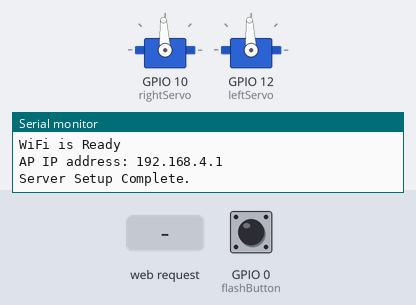
Bench run of a sketch on a simulated ESP8266 (NodeMCU). On the bench: 2 × servo, the last lines printed to the serial monitor. The test bench sets the inputs (shaded band); at power-on: GPIO 0 (flashButton) HIGH. EEPROM starts erased.

Above: at 1.2 s.
1.3 s: HTTP request GET /runAutonomous received
At 2.6 s:
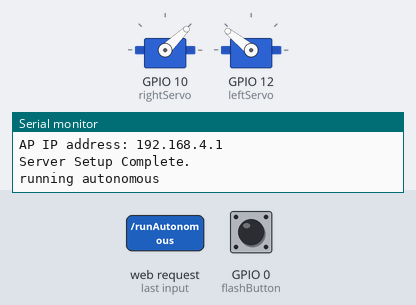
4.3 s: HTTP request GET /jsData.html?x=120&y=120 received
At 4.9 s:
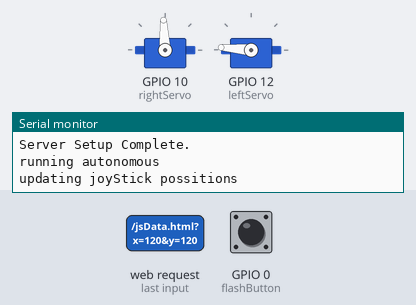
5.8 s: GPIO 0 (flashButton) pulled LOW for 0.15 s
At 7.2 s:
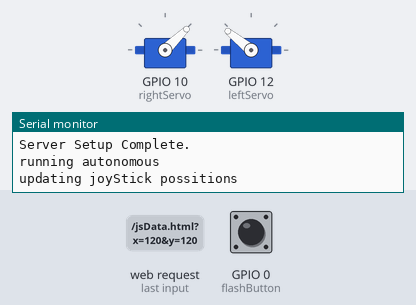
8.9 s: GPIO 0 (flashButton) pulled LOW for 1 s
At 12.1 s:
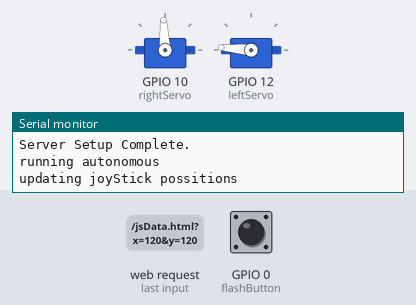
12.4 s: GPIO 0 (flashButton) pulled LOW for 3.2 s
At 13.4 s:
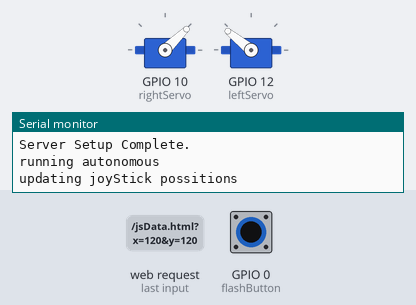
Timing chart, 0 to 17.9 s (numbered marks = the images above; inputs shaded):
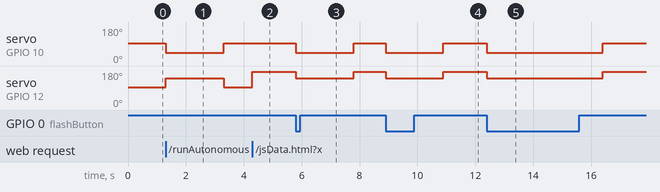

The sketch:

CVURobohawksVehicleMain.ino
```cpp
/**
 * @author Cailean Sorce
 * @date 1/10/2021
 * @brief Arduino vehicle example for CVU Robohawks. this runs on nodeMCU esp8266 dev board for wifi access
 */

// include the necessary files
#include <Servo.h> //used to easily control the wheel servos
#include <EEPROM.h> //used to store the servo errors in EEPROM (flash) memoory, so that it can be saved through power down
#include "CVURobohawksVehicleWiFi.h" //contains the html + js and funcitons used to set up and interface with the
//wifi client that will be used to control the vehicle
// #include "CaileanSorce_nodemcuESP8266_pinDefinitions.h" //contains the const ints used to convert the GPIO port names silkscreened on the
//dev board to the esp8266 GPIO numbers


// declare the variables/ objects
char wifiName[] = "CSorceWiFi",      //the name of the wifi network that will be created
    wifiPassword[] = "CaileanSorce"; //the password to join the wifi network. MUST BE >= 8 characters

int joyStickX = 0, joyStickY = 0,    //used to store the joyStick positions. updated with the wifi joystick
    rightServoSpeed, leftServoSpeed, //used to store the speeds for the servos
    rightServoError, leftServoError; //used to store the errors for the servos

int EEPROMServoErrorPosition = 0; //the position that the servo errors will be stored in EEPROM

Servo rightServo, leftServo; //create two servo objects

CVURobohawksVehicleWiFi WiFiControl;

const int flashButton = 0; //the flash button on the nodemcu is on GPIO 0 (thats esp8266 GPIO 0, not D0)


// delare the functions

/**
 * @brief Contains the code to execute the robot movements for autonomous
*/
void runAutonomous();

/**
 * @brief Saves the wheel errors to EEPROM
 * @param left The error for the left wheel to be saved
 * @param right The error for the right wheel to be saved
*/
void saveWheelError(int left, int right);

/**
 * @brief retrieves the wheel errors from EEPROM
 * @param left will be set to the saved left wheel error
 * @param right will be set to the saved right wheel error
*/
void getWheelError(int &left, int &right);

/**
 * @brief Delays the program while still allowing background functions to run.
 * uses while loop and yeild() to delay
 * @param runTime The amount of time to delay for, in millis
*/
void myDelay(unsigned int runTime);

/**
 * @brief Provides an easy way to set the wheel servos to a speed.
 * @param servo The servo object to set the speed
 * @param speed The speed to set the servo to, from -100 to 100, with 0 being stopped
 * @param error The error for the wheel; the value to adjust the speed to to achieve no rotation at a speed of 0
 * @param reversed Whether the positive dirrection of the servo wheel is reversed relative to the bot
*/
void setServoSpeed(Servo &servo, int speed, int error, bool reversed);

void setup()
{

  Serial.begin(115200); //begin serial communication at 115200 baud rate

  EEPROM.begin(512); //begin EEPROM access

  getWheelError(leftServoError, rightServoError); //get the saved wheel errors

  WiFiControl.setUpWiFi(wifiName, wifiPassword, 8, joyStickX, joyStickY, leftServoError, rightServoError, saveWheelError, runAutonomous); //set up the wifi stuff

  rightServo.attach(10); //attach rightservo to pin D5
  leftServo.attach(12);  //attach leftServo to pin D6

  pinMode(flashButton, INPUT); //set the flash button pin to an input

  ESP.wdtDisable(); //disable the software watchdog timer. the hardware timer is still active (for 6 seconds)
}

void loop()
{
  ESP.wdtFeed(); //feed the watch dog timer. this should be done automatically, but call the funcion to avoid errors

  WiFiControl.refreshWiFi(); //get any new info from the wifi client

  leftServoSpeed = map((joyStickY + joyStickX) / 2, -71, 71, -100, 100);  //calculate the value the left servo should spin at
  rightServoSpeed = map((joyStickY - joyStickX) / 2, -71, 71, -100, 100); //calculate the value the right servo should spin at

  //write the updated speeds to the servos
  setServoSpeed(leftServo, leftServoSpeed, leftServoError, false);
  setServoSpeed(rightServo, rightServoSpeed, rightServoError, true);

  //if the "flash" button is pressed, run autonomous
  if (digitalRead(flashButton) == LOW)
  {
    runAutonomous();
  }
}

void runAutonomous()
{
  unsigned int runTime = 2000; //the number of milliseconds that the bot should drive forward for

  //set both wheels to rotate at full speed forward
  setServoSpeed(leftServo, 100, leftServoError, false);
  setServoSpeed(rightServo, 100, rightServoError, true);

  //delay the program 2sec using my delay to avoid errors
  myDelay(2000);

  //stop both wheels
  setServoSpeed(leftServo, 0, leftServoError, false);
  setServoSpeed(rightServo, 0, rightServoError, true);
}

void saveWheelError(int left, int right)
{

  //write the left error to EEPROM
  byte *l = (byte *)&left;
  for (int i = 0; i < 4; i++)
  {
    EEPROM.write(EEPROMServoErrorPosition + i, *(l + i));
  }

  //write the right error to EEPROM
  byte *r = (byte *)&right;
  for (int i = 0; i < 4; i++)
  {
    EEPROM.write(EEPROMServoErrorPosition + i + 4, *(r + i));
  }

  //save the values
  EEPROM.commit();
}

void getWheelError(int &left, int &right)
{

  //read the left error from EEPROM
  byte *l = (byte *)&left;
  for (int i = 0; i < 4; i++)
  {
    *(l + i) = EEPROM.read(EEPROMServoErrorPosition + i);
  }

  //read the right error from EEPROM
  byte *r = (byte *)&right;
  for (int i = 0; i < 4; i++)
  {
    *(r + i) = EEPROM.read(EEPROMServoErrorPosition + i + 4);
  }
}

//this function delays the program while still allowing the necessary background functions to run. it takes the delay time in ms as an argument
void myDelay(unsigned int runTime)
{
  //delay the program without calling delay. delay can't be called because it can mess up the web server running in the background
  unsigned long startTime = millis();      //record the current time as the start time
  while (runTime > (millis() - startTime)) //run a while loop for runTime number of milliseconds
  {
    yield(); //yield to the rest of the program  (the web server part)
  }
}

void setServoSpeed(Servo &servo, int speed, int error, bool reversed)
{

  //reverse the speed if reversed is true
  if (reversed)
  {
    speed = -speed;
  }

  //map the speed power to a value that can be given to the servo
  int power = map(speed, -100, 100, 1000, 2000) + error;

  //write the power to the servo
  servo.writeMicroseconds(power);
}
```

CVURobohawksVehicleControlHTML.h
```cpp
R"====(

<html>

<head>
    <meta charset="utf-8" />
    <meta name="viewport" content="width=device-width, user-scalable=no, minimum-scale=1.0, maximum-scale=1.0" />

    <style>
        body {
            overflow: hidden;
            padding: 0;
            margin: 0;
            background-color: #BBB;
            font-size: 14pt;
        }

        #title {
            position: absolute;
            /* top: 8px; */
            width: 100%;
            /* padding-top: 10px; */
            text-align: center;
            font-size: 18pt;
        }

        #info {
            position: absolute;
            top: 70px;
            width: 100%;
            /* padding: 5px; */
            text-align: center;
        }

        #joy-container {
            position: absolute;
            width: 25%;
            top: 150px;
            height: calc(100vh - 200px);
            overflow: hidden;
            padding: 0;
            margin: 0;
            -webkit-user-select: none;
            -moz-user-select: none;
            /* border: solid 2px red; */

        }

        #wheel-adjust {
            position: absolute;
            bottom: 0px;
            width: 100%;
            padding: 5px;
            text-align: center;
        }

        button#run-autonomous {
            border: solid grey 1px;
            background-color: red;
            cursor: pointer;
            transition: 0.2s ease-in-out;
            font-size: 14pt;
        }

        button#run-autonomous:hover {
            box-shadow: 0 0px 8px 0 rgba(0, 0, 0, 0.2);
        }

        span#autonomous-progress {
            color: grey;
            font-weight: bold;
        }
    </style>

</head>

<body>
    <h3 id="title">ESP8266 Vehicle Control</h3>
    <div id="joy-container"></div>

    <div id="info">
        <span id="button">
            <button id="run-autonomous" onclick="runAutonomous()">Run autonomous</button>
            <span id="autonomous-progress" style="display:none">Running autonomous...</span>
        </span>
        </br>
        <span id="touch-message">or Touch the screen to move</span>
        <br />
        <span id="result"></span>

    </div>

    <div id="wheel-adjust">
        <a href="./CVURobohawksVehicleWheelTuneHTML.html" id="wheel-adjust-link">Adjust wheel error</a>
    </div>
    <script src="./CVURobohawksVehicleJoyStickJS.js"></script>
    <script>
        console.log("touchscreen is", VirtualJoystick.touchScreenAvailable() ? "available" : "not available");

        const messageA = 'or Touch the screen to move';
        const messageB = 'Touch screen disabled';

        var joystick = new VirtualJoystick({
            container: document.getElementById('joy-container'),
            mouseSupport: true,
            limitStickTravel: true,
            stationaryBase: true,
            centerBase: true,
            sprungStick: true,
            baseOutlineColor: 'black',
            baseCenterColor: 'black',
            stickColor: "rgba(255, 0, 0, 0.75)",

        });

        joystick.addEventListener('touchStart', function () {
            console.log('down')
        })
        joystick.addEventListener('touchEnd', function () {
            console.log('up')
        })
        var prevX = 0;
        var prevY = 0;
        var newX = 0;
        var newY = 0;

        setInterval_sendToESP(function () {
            var outputEl = document.getElementById('result');
            newX = Math.round(joystick.deltaX());
            newY = Math.round(joystick.deltaY()) * -1;
            outputEl.innerHTML = '<b>Position:</b> '
                + ' X:' + newX
                + ' Y:' + newY;
            if (newX != prevX || newY != prevY) {
                var xhr = new XMLHttpRequest();
                xhr.open('PUT', "./jsData.html?x=" + newX + "&y=" + newY)
                xhr.send();
            }
            prevX = newX;
            prevY = newY;
            // joystick2._onMove(joystick.deltaX()+200, joystick.deltaY()+200);
            // joystick2._onMove(425, 525);
        }, 1 / 10 * 1000);

        function setDisplay(id, display) {
            document.getElementById(id).style.display = display;
        }

        function runAutonomous() {
            setDisplay('run-autonomous', 'none');
            setDisplay('autonomous-progress', 'inline');

            document.getElementById('joy-container').style.zIndex = -100;
            document.getElementById('touch-message').innerHTML = messageB;

            var xhr = new XMLHttpRequest();

            xhr.onreadystatechange = function () {
                if (this.readyState == 4 && this.status == 200) {
                    setDisplay('run-autonomous', 'inline');
                    setDisplay('autonomous-progress', 'none');

                    document.getElementById('touch-message').innerHTML = messageA;
                    document.getElementById('joy-container').style.zIndex = '';
                }
            }
            xhr.open('GET', '/runAutonomous');
            xhr.send();
        }
    </script>
</body>

</html>

)===="
```

CVURobohawksVehicleWiFi.h
```cpp
/**
 * @file CVURobohawksVehicleWiFi
 * @class CVURobohawksVehicleWiFi
 * @brief Contains CVURobohawksVehicleWiFi class, used to set up wifi on ESP8266 to control a tankdrive type vehicle
 *
 * conatains a set up function, which should be called in setup(), and a refreshWifi function, which should be called in loop()
 *
 * @author Cailean Sorce
 * @date 1/11/2021
 */

//define a debug macro
#ifndef NO_DEBUG_SERIAL
#define DEBUG_SERIAL(message) (Serial.print(message))
#else
#define DEBUG_SERIAL(message) ((void)0)
#endif

//include the library's used for the wifi and web page
#include <ESP8266WiFi.h>
#include <WiFiClient.h>
#include <avr/pgmspace.h>
#include <ESP8266WebServer.h>


class CVURobohawksVehicleWiFi
{

private:
 //the main html code. this is sent when a new client requests the main web page
 static const char vehicleControlHTML[];

 //java script that creates a virtual joystick:
 static const char virtualJoyStickJS[];

 //the html for fine tuning the servo mid positions
 static const char wheelTuneHTML[];

  // const static char vehicleControlHTML[];
  // static const char[] virtualJoyStickJS = "hello2";
  // static const char[] wheelTuneHTML = "hello3";

  //create a ESP8266WebServer object server, using port 80
  ESP8266WebServer server;

  int *joyStickXPtr, *joyStickYPtr; //create two pointer vars that will point to two vars passed into
  //the setUpWiFi function. these pointers are used to assign the joystick X and Y values sent from a wifi client
  //to the variables used in the main program

  void (*autoFunctionptr)(); //a pointer used to call a autonomous function
  void (*saveWheelErrorFunctionPtr)(int, int);

  int *leftWheelErrorPtr, *rightWheelErrorPtr;


  //this function is called when a wifi client requests the main web page ("[IPaddress]/")
  friend void handleSendVehicleControlHTML(CVURobohawksVehicleWiFi*);

  friend void handleSendWheelTuneHTML(CVURobohawksVehicleWiFi*);

  //this function is called when the virtual joystick js code is requested (usually done by the main
  //html web page)
  friend void handleSendVirtualJoyStick(CVURobohawksVehicleWiFi*);

  //the handleJoyStickData function is called when the wifi client sends a new set of joy stick XY values
  friend void handleJoyStickData(CVURobohawksVehicleWiFi*);

  //this function is called when the main controller page requests autonomous to be run
  friend void handleRunAutonomous(CVURobohawksVehicleWiFi*);

  //this function is called when the wheel tune page requests the offsets be saved
  friend void handleSaveWheelErrors(CVURobohawksVehicleWiFi*);

  //this function is called when the wheel tune page requests the current wheel offsets
  friend void handleSendWheelErrors(CVURobohawksVehicleWiFi*);

  //this is called when the wheel tune page sends new offset values for the wheels
  friend void handleUpdateWheelErrors(CVURobohawksVehicleWiFi*);

public:

 CVURobohawksVehicleWiFi():server(80){}


  /**
 * @brief Creates a WiFi network and initializes an interface allowing control of a tankdrive vehicle with servo wheels over the WiFi network
 * @param wifiName A cstring containing the name of the wifi network to be created
 * @param wifiPass A cstring containing the password for the wifi network (MUST BE MORE THEN 8 CHARS)
 * @param channel An integer [0, 14]. This is the wifi channel that will be used
 * @param joyStickXVar A integer variable used to store the X value of the virtual joyStick
 * @param joyStickYVar A integer variable used to store the Y value of the virtual joyStick
 * @param leftWheelError A integer variable used to store the error for the left servo
 * @param rightWheelError A interger variable used to store the error for the right servo
 * @param saveWheelErrorFunction A void type function with to integer paramenters. This function will be called
 * with the left and right servo errors as parameters when the user wishes to "save the servo errors"
 * @param autoFunction A void type function with no parameters. This function will be called when the user wishes to "run autonomous"
 */
  void setUpWiFi(char *wifiName, char *wifiPass, int chanel, int &joyStickXVar, int &joyStickYVar,
                 int &leftWheelError, int &rightWheelError, void saveWheelErrorFunction(int, int), void autoFunction());

/**
 * @brief checks for any updates from the wifi client (the controller)
 */
  void refreshWiFi();
};
```

Source omitted: bohawksVehicleJoyStickJS.h (16389 bytes), hawksVehicleWheelTuneHTML.h (6957 bytes), CVURobohawksVehicleWiFi.cpp (7553 bytes)

Measured:
- after the input at 1.3 s, servo on GPIO 10 (rightServo): 93° → 44° at once, → 93° 2.0 s later; servo on GPIO 12 (leftServo): 93° → 141° at once, → 93° 2.0 s later
- after the input at 4.3 s, servo on GPIO 12 (leftServo): 93° → 175° at once
- after the input at 5.8 s, servo on GPIO 10 (rightServo): 93° → 44° at once, → 93° 2.0 s later; servo on GPIO 12 (leftServo): 175° → 141° at once, → 175° 2.0 s later
- after the input at 8.9 s, servo on GPIO 10 (rightServo): 93° → 44° at once, → 93° 2.0 s later; servo on GPIO 12 (leftServo): 175° → 141° at once, → 175° 2.0 s later
- after the input at 12.4 s, servo on GPIO 10 (rightServo): 93° → 44° at once, → 93° 4.0 s later; servo on GPIO 12 (leftServo): 175° → 141° at once, → 175° 4.0 s later
